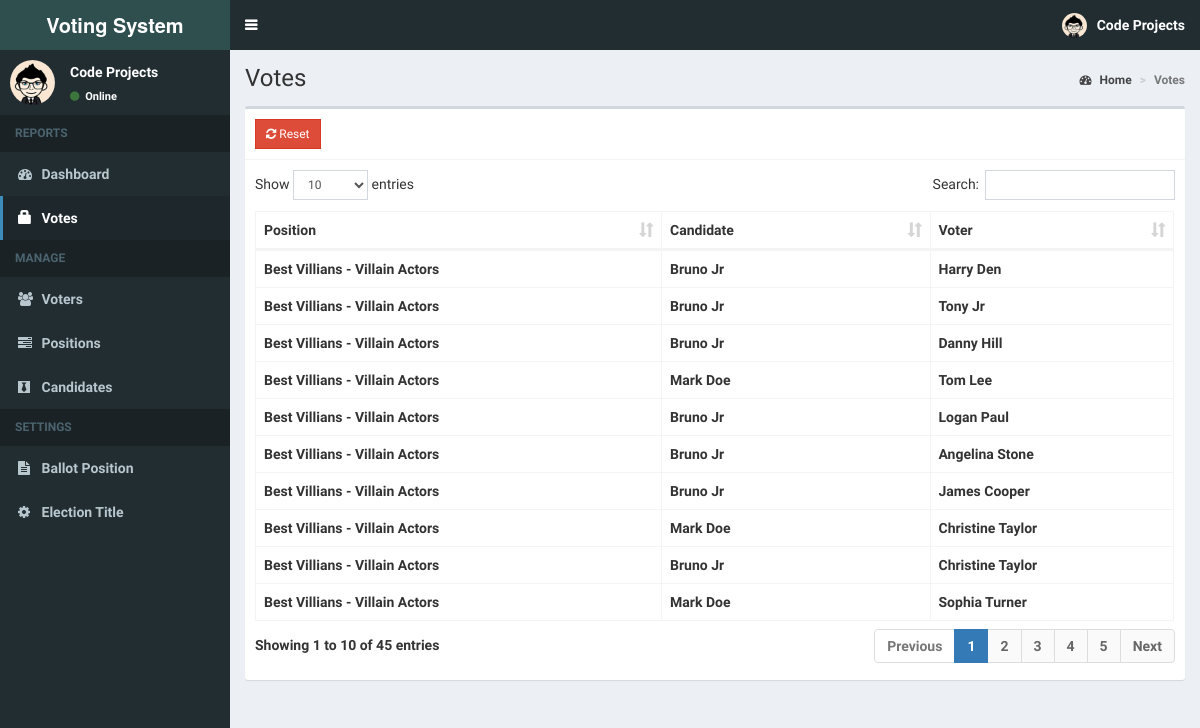
Screenshot of /admin/votes.php (signed in) with the database file from the repository.
### tables this page shows
CREATE TABLE `votes` (
  `id` int(11) NOT NULL,
  `voters_id` int(11) NOT NULL,
  `candidate_id` int(11) NOT NULL,
  `position_id` int(11) NOT NULL
);

CREATE TABLE `positions` (
  `id` int(11) NOT NULL,
  `description` varchar(50) NOT NULL,
  `max_vote` int(11) NOT NULL,
  `priority` int(11) NOT NULL
);

CREATE TABLE `candidates` (
  `id` int(11) NOT NULL,
  `position_id` int(11) NOT NULL,
  `firstname` varchar(30) NOT NULL,
  `lastname` varchar(30) NOT NULL,
  `photo` varchar(150) NOT NULL,
  `platform` text NOT NULL
);

CREATE TABLE `voters` (
  `id` int(11) NOT NULL,
  `voters_id` varchar(15) NOT NULL,
  `password` varchar(60) NOT NULL,
  `firstname` varchar(30) NOT NULL,
  `lastname` varchar(30) NOT NULL,
  `photo` varchar(150) NOT NULL
);

### admin/includes/session.php (called while the page is built, shortened)
<?php
	include 'includes/conn.php';
	$sql = "SELECT * FROM admin WHERE id = '".$_SESSION['admin']."'";
	$query = $conn->query($sql);
	$user = $query->fetch_assoc();
?>

### admin/votes.php (the view, shortened to what this page needs)
<?php include 'includes/session.php'; ?>
<?php include 'includes/header.php'; ?>
<body class="hold-transition skin-blue sidebar-mini">
<div class="wrapper">
  <?php include 'includes/navbar.php'; ?>
  <?php include 'includes/menubar.php'; ?>
  <div class="content-wrapper">
    <section class="content-header">
      <h1>
        Votes
      </h1>
      <ol class="breadcrumb">
        <li><a href="#"><i class="fa fa-dashboard"></i> Home</a></li>
        <li class="active">Votes</li>
      </ol>
    </section>
    <section class="content">
      <div class="row">
        <div class="col-xs-12">
          <div class="box">
            <div class="box-header with-border">
              <a href="#reset" data-toggle="modal" class="btn btn-danger btn-sm btn-flat"><i class="fa fa-refresh"></i> Reset</a>
            </div>
            <div class="box-body">
              <table id="example1" class="table table-bordered">
                <thead>
                  <th>Position</th>
                  <th>Candidate</th>
                  <th>Voter</th>
                </thead>
                <tbody>
                  <?php
                    $sql = "SELECT *, candidates.firstname AS canfirst, candidates.lastname AS canlast, voters.firstname AS votfirst, voters.lastname AS votlast FROM votes LEFT JOIN positions ON positions.id=votes.position_id LEFT JOIN candidates ON candidates.id=votes.candidate_id LEFT JOIN voters ON voters.id=votes.voters_id ORDER BY positions.priority ASC";
                    $query = $conn->query($sql);
                    while($row = $query->fetch_assoc()){
                      echo "
                        <tr>
                          <td class='hidden'></td>
                          <td>".$row['description']."</td>
                          <td>".$row['canfirst'].' '.$row['canlast']."</td>
                          <td>".$row['votfirst'].' '.$row['votlast']."</td>
                        </tr>
                      ";
                    }
                  ?>
                </tbody>
              </table>
            </div>
          </div>
        </div>
      </div>
    </section>
  </div>
</div>
</body>
</html>

### admin/includes/navbar.php (shortened to what this page needs)
<header class="main-header">
  <a href="home.php" class="logo">
    <span class="logo-lg"><b>Voting System </span>
  </a>
  <nav class="navbar navbar-static-top">
    <a href="#" class="sidebar-toggle" data-toggle="push-menu" role="button">
    </a>
    <div class="navbar-custom-menu">
      <ul class="nav navbar-nav">
        <li class="dropdown user user-menu">
          <a href="#" class="dropdown-toggle" data-toggle="dropdown">
            <img src="<?php echo (!empty($user['photo'])) ? '../images/'.$user['photo'] : '../images/profile.jpg'; ?>" class="user-image" alt="User Image">
            <span class="hidden-xs"><?php echo $user['firstname'].' '.$user['lastname']; ?></span>
          </a>
        </li>
      </ul>
    </div>
  </nav>
</header>

### admin/includes/menubar.php (shortened to what this page needs)
<aside class="main-sidebar">
  <section class="sidebar">
    <div class="user-panel">
      <div class="pull-left image">
        <img src="<?php echo (!empty($user['photo'])) ? '../images/'.$user['photo'] : '../images/profile.jpg'; ?>" class="img-circle" alt="User Image">
      </div>
      <div class="pull-left info">
        <p><?php echo $user['firstname'].' '.$user['lastname']; ?></p>
        <a><i class="fa fa-circle text-success"></i> Online</a>
      </div>
    </div>
    <ul class="sidebar-menu" data-widget="tree">
      <li class="header">REPORTS</li>
      <li class=""><a href="home.php"><i class="fa fa-dashboard"></i> <span>Dashboard</span></a></li>
      <li class=""><a href="votes.php"><span class="glyphicon glyphicon-lock"></span> <span>Votes</span></a></li>
      <li class="header">MANAGE</li>
      <li class=""><a href="voters.php"><i class="fa fa-users"></i> <span>Voters</span></a></li>
      <li class=""><a href="positions.php"><i class="fa fa-tasks"></i> <span>Positions</span></a></li>
      <li class=""><a href="candidates.php"><i class="fa fa-black-tie"></i> <span>Candidates</span></a></li>
      <li class="header">SETTINGS</li>
      <li class=""><a href="ballot.php"><i class="fa fa-file-text"></i> <span>Ballot Position</span></a></li>
      <li class=""><a href="#config" data-toggle="modal"><i class="fa fa-cog"></i> <span>Election Title</span></a></li>
    </ul>
  </section>
</aside>

### rows the page displays
votes: position.description "Best Villians - Villain Actors", candidate.firstname "Bruno", candidate.lastname "Jr", voters.firstname "Harry", voters.lastname "Den"
votes: position.description "Best Villians - Villain Actors", candidate.firstname "Bruno", candidate.lastname "Jr", voters.firstname "Tony", voters.lastname "Jr"
votes: position.description "Best Villians - Villain Actors", candidate.firstname "Bruno", candidate.lastname "Jr", voters.firstname "Danny", voters.lastname "Hill"
votes: position.description "Best Villians - Villain Actors", candidate.firstname "Mark", candidate.lastname "Doe", voters.firstname "Tom", voters.lastname "Lee"
votes: position.description "Best Villians - Villain Actors", candidate.firstname "Bruno", candidate.lastname "Jr", voters.firstname "Logan", voters.lastname "Paul"
votes: position.description "Best Villians - Villain Actors", candidate.firstname "Bruno", candidate.lastname "Jr", voters.firstname "Angelina", voters.lastname "Stone"
votes: position.description "Best Villians - Villain Actors", candidate.firstname "Bruno", candidate.lastname "Jr", voters.firstname "James", voters.lastname "Cooper"
votes: position.description "Best Villians - Villain Actors", candidate.firstname "Mark", candidate.lastname "Doe", voters.firstname "Christine", voters.lastname "Taylor"
votes: position.description "Best Villians - Villain Actors", candidate.firstname "Bruno", candidate.lastname "Jr", voters.firstname "Christine", voters.lastname "Taylor"
votes: position.description "Best Villians - Villain Actors", candidate.firstname "Mark", candidate.lastname "Doe", voters.firstname "Sophia", voters.lastname "Turner"

### other values shown
$user['firstname'] "Code"
$user['lastname'] "Projects"
